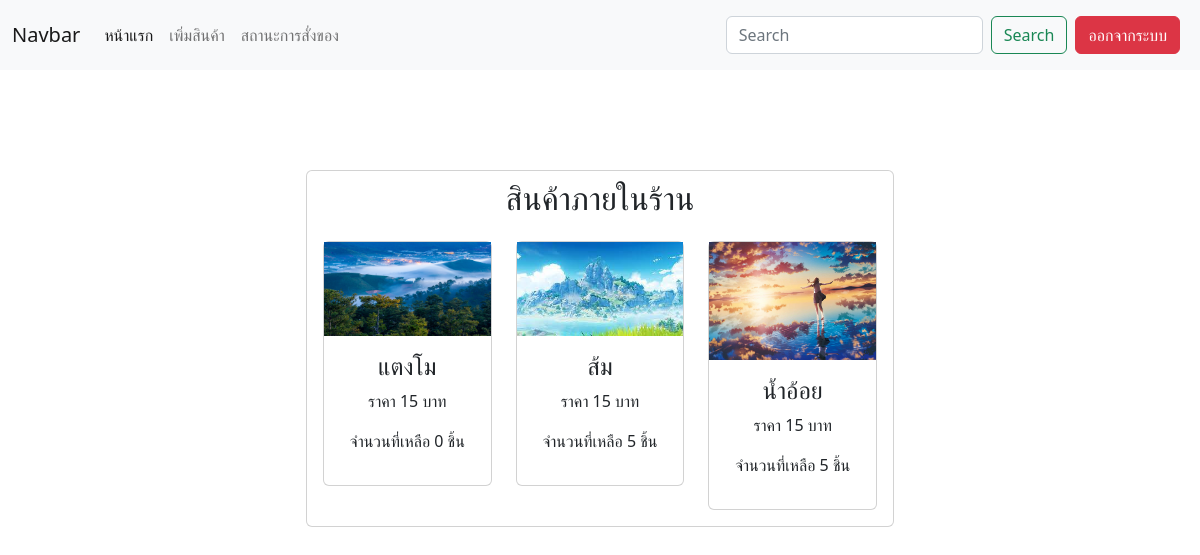
The page /shop/homepage.php (signed in) on the database its author committed.
### tables this page shows
CREATE TABLE `product_shop` (
  `id_product` int(11) NOT NULL,
  `name_product` varchar(50) NOT NULL,
  `price_product` varchar(50) NOT NULL,
  `img_product` varchar(50) NOT NULL,
  `amount` int(11) NOT NULL,
  `id_shop` int(11) NOT NULL,
  `type_product` int(11) NOT NULL
);

### shop/homepage.php (the view, shortened to what this page needs)
<?php
include('./../db.php');
$id_shop = $_SESSION['id_shop'];
?>
<!DOCTYPE html>
<html lang="en">
<head>
    <link href="https://cdn.jsdelivr.net/npm/bootstrap@5.2.3/dist/css/bootstrap.min.css" rel="stylesheet"
>
</head>
<body>
    <div class="contariner"  align='center'>
        <?php include('./navbar.php'); ?>
        <div style='height:100px;'></div>
        <div class="row justify-content-center aling-item-center">
            <div class="col-sm-12 col-md-8 col-lg-6">
                <div class="card">
                    <div class="mt-2">
                    <h2>สินค้าภายในร้าน</h2>
                    </div>
                    <div class="card-body">
                        <div class="row">
                        <?php $result = $conn->query("SELECT * FROM product_shop WHERE id_shop = $id_shop");
                        while($row = $result->fetch_assoc()){
                        ?>
                        <div class="col-sm-8 col-md-6 col-lg-4">
                            <div class="card">
                                <img src="./../img/<?php echo $row['img_product']; ?>" style='max-height:150px;' alt="">
                                <div class="card-body">
                                    <div class="card-title">
                                        <h4><?php echo $row['name_product']; ?></h4>
                                    </div>
                                    <div class="card-text">
                                        <p> ราคา <?php echo $row['price_product']; ?> บาท </p>
                                        <p>จำนวนที่เหลือ <?php  echo $row['amount']; ?> ชิ้น </p>
                                    </div>
                                </div>
                            </div>
                        </div>
                        <?php } ?>
                        </div>
                    </div>
                </div>
            </div>
        </div>
    </div>
</body>
</html>

### rows shown on the page
product_shop: img_product (picture), name_product "แตงโม", price_product "15", amount "0"
product_shop: img_product (picture), name_product "ส้ม", price_product "15", amount "5"
product_shop: img_product (picture), name_product "น้ำอ้อย", price_product "15", amount "5"
